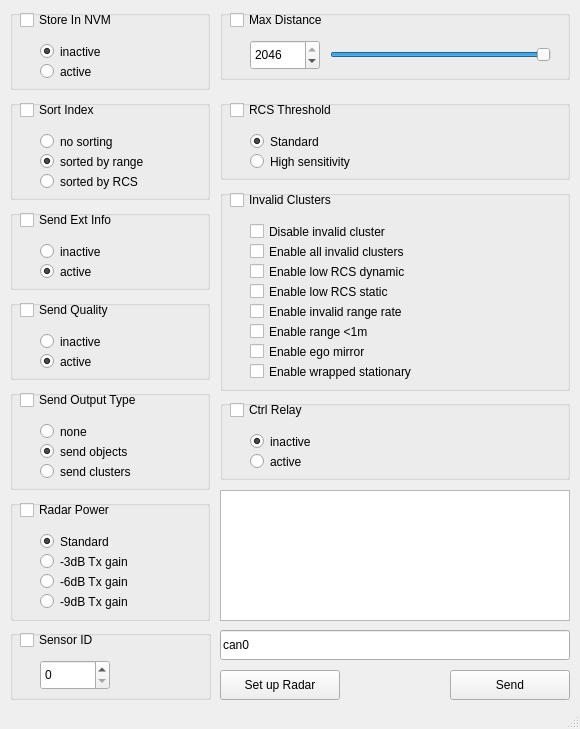
<?xml version="1.0" encoding="UTF-8"?>
<ui version="4.0">
 <class>MainWindow</class>
 <widget class="QMainWindow" name="MainWindow">
  <property name="geometry">
   <rect>
    <x>0</x>
    <y>0</y>
    <width>580</width>
    <height>729</height>
   </rect>
  </property>
  <property name="windowTitle">
   <string>Set ARS408 message #200</string>
  </property>
  <widget class="QWidget" name="centralwidget">
   <widget class="QGroupBox" name="outputType_groupBox">
    <property name="geometry">
     <rect>
      <x>10</x>
      <y>390</y>
      <width>200</width>
      <height>100</height>
     </rect>
    </property>
    <property name="title">
     <string/>
    </property>
    <property name="flat">
     <bool>false</bool>
    </property>
    <widget class="QRadioButton" name="outputType_radioBtn2">
     <property name="geometry">
      <rect>
       <x>30</x>
       <y>50</y>
       <width>150</width>
       <height>23</height>
      </rect>
     </property>
     <property name="text">
      <string>send objects</string>
     </property>
     <property name="checked">
      <bool>true</bool>
     </property>
    </widget>
    <widget class="QRadioButton" name="outputType_radioBtn3">
     <property name="geometry">
      <rect>
       <x>30</x>
       <y>70</y>
       <width>150</width>
       <height>23</height>
      </rect>
     </property>
     <property name="text">
      <string>send clusters</string>
     </property>
    </widget>
    <widget class="QRadioButton" name="outputType_radioBtn1">
     <property name="geometry">
      <rect>
       <x>30</x>
       <y>30</y>
       <width>150</width>
       <height>23</height>
      </rect>
     </property>
     <property name="text">
      <string>none</string>
     </property>
     <property name="checked">
      <bool>false</bool>
     </property>
    </widget>
    <widget class="QCheckBox" name="checkBox_4">
     <property name="geometry">
      <rect>
       <x>10</x>
       <y>0</y>
       <width>150</width>
       <height>20</height>
      </rect>
     </property>
     <property name="text">
      <string>Send Output Type</string>
     </property>
    </widget>
   </widget>
   <widget class="QGroupBox" name="distance_groupBox">
    <property name="geometry">
     <rect>
      <x>220</x>
      <y>10</y>
      <width>350</width>
      <height>70</height>
     </rect>
    </property>
    <property name="title">
     <string/>
    </property>
    <widget class="QCheckBox" name="checkBox_7">
     <property name="geometry">
      <rect>
       <x>10</x>
       <y>0</y>
       <width>150</width>
       <height>20</height>
      </rect>
     </property>
     <property name="text">
      <string>Max Distance</string>
     </property>
    </widget>
    <widget class="QSpinBox" name="distance_spinBox">
     <property name="geometry">
      <rect>
       <x>30</x>
       <y>30</y>
       <width>70</width>
       <height>30</height>
      </rect>
     </property>
     <property name="minimum">
      <number>10</number>
     </property>
     <property name="maximum">
      <number>2046</number>
     </property>
     <property name="singleStep">
      <number>2</number>
     </property>
     <property name="value">
      <number>2046</number>
     </property>
    </widget>
    <widget class="QSlider" name="distance_slider">
     <property name="geometry">
      <rect>
       <x>110</x>
       <y>30</y>
       <width>221</width>
       <height>30</height>
      </rect>
     </property>
     <property name="minimum">
      <number>10</number>
     </property>
     <property name="maximum">
      <number>2046</number>
     </property>
     <property name="singleStep">
      <number>2</number>
     </property>
     <property name="value">
      <number>2046</number>
     </property>
     <property name="orientation">
      <enum>Qt::Horizontal</enum>
     </property>
    </widget>
   </widget>
   <widget class="QGroupBox" name="sensorID_groupBox">
    <property name="geometry">
     <rect>
      <x>10</x>
      <y>630</y>
      <width>201</width>
      <height>70</height>
     </rect>
    </property>
    <property name="title">
     <string/>
    </property>
    <widget class="QCheckBox" name="checkBox_6">
     <property name="geometry">
      <rect>
       <x>10</x>
       <y>0</y>
       <width>150</width>
       <height>20</height>
      </rect>
     </property>
     <property name="text">
      <string>Sensor ID</string>
     </property>
    </widget>
    <widget class="QSpinBox" name="sensorID_spinBox">
     <property name="geometry">
      <rect>
       <x>30</x>
       <y>30</y>
       <width>70</width>
       <height>30</height>
      </rect>
     </property>
     <property name="minimum">
      <number>0</number>
     </property>
     <property name="maximum">
      <number>7</number>
     </property>
     <property name="singleStep">
      <number>1</number>
     </property>
     <property name="value">
      <number>0</number>
     </property>
    </widget>
   </widget>
   <widget class="QGroupBox" name="storeNVM_groupBox">
    <property name="geometry">
     <rect>
      <x>10</x>
      <y>10</y>
      <width>200</width>
      <height>80</height>
     </rect>
    </property>
    <property name="title">
     <string/>
    </property>
    <widget class="QCheckBox" name="checkBox_0">
     <property name="geometry">
      <rect>
       <x>10</x>
       <y>0</y>
       <width>150</width>
       <height>20</height>
      </rect>
     </property>
     <property name="text">
      <string>Store In NVM</string>
     </property>
    </widget>
    <widget class="QRadioButton" name="storeNVM_radioBtn2">
     <property name="geometry">
      <rect>
       <x>30</x>
       <y>50</y>
       <width>150</width>
       <height>23</height>
      </rect>
     </property>
     <property name="text">
      <string>active</string>
     </property>
     <property name="checked">
      <bool>false</bool>
     </property>
    </widget>
    <widget class="QRadioButton" name="storeNVM_radioBtn1">
     <property name="geometry">
      <rect>
       <x>30</x>
       <y>30</y>
       <width>150</width>
       <height>23</height>
      </rect>
     </property>
     <property name="text">
      <string>inactive</string>
     </property>
     <property name="checked">
      <bool>true</bool>
     </property>
    </widget>
   </widget>
   <widget class="QGroupBox" name="quality_groupBox">
    <property name="geometry">
     <rect>
      <x>10</x>
      <y>300</y>
      <width>200</width>
      <height>80</height>
     </rect>
    </property>
    <property name="title">
     <string/>
    </property>
    <property name="flat">
     <bool>false</bool>
    </property>
    <widget class="QRadioButton" name="quality_radioBtn1">
     <property name="geometry">
      <rect>
       <x>30</x>
       <y>30</y>
       <width>150</width>
       <height>23</height>
      </rect>
     </property>
     <property name="text">
      <string>inactive</string>
     </property>
    </widget>
    <widget class="QCheckBox" name="checkBox_3">
     <property name="geometry">
      <rect>
       <x>10</x>
       <y>0</y>
       <width>150</width>
       <height>20</height>
      </rect>
     </property>
     <property name="text">
      <string>Send Quality</string>
     </property>
    </widget>
    <widget class="QRadioButton" name="quality_radioBtn2">
     <property name="geometry">
      <rect>
       <x>30</x>
       <y>50</y>
       <width>150</width>
       <height>23</height>
      </rect>
     </property>
     <property name="text">
      <string>active</string>
     </property>
     <property name="checked">
      <bool>true</bool>
     </property>
    </widget>
   </widget>
   <widget class="QGroupBox" name="sortIndex_groupBox">
    <property name="geometry">
     <rect>
      <x>10</x>
      <y>100</y>
      <width>200</width>
      <height>100</height>
     </rect>
    </property>
    <property name="title">
     <string/>
    </property>
    <property name="flat">
     <bool>false</bool>
    </property>
    <widget class="QRadioButton" name="sortIndex_radioBtn2">
     <property name="geometry">
      <rect>
       <x>30</x>
       <y>50</y>
       <width>150</width>
       <height>23</height>
      </rect>
     </property>
     <property name="text">
      <string>sorted by range</string>
     </property>
     <property name="checked">
      <bool>true</bool>
     </property>
    </widget>
    <widget class="QRadioButton" name="sortIndex_radioBtn3">
     <property name="geometry">
      <rect>
       <x>30</x>
       <y>70</y>
       <width>150</width>
       <height>23</height>
      </rect>
     </property>
     <property name="text">
      <string>sorted by RCS</string>
     </property>
    </widget>
    <widget class="QRadioButton" name="sortIndex_radioBtn1">
     <property name="geometry">
      <rect>
       <x>30</x>
       <y>30</y>
       <width>150</width>
       <height>23</height>
      </rect>
     </property>
     <property name="text">
      <string>no sorting</string>
     </property>
    </widget>
    <widget class="QCheckBox" name="checkBox_1">
     <property name="geometry">
      <rect>
       <x>10</x>
       <y>0</y>
       <width>150</width>
       <height>20</height>
      </rect>
     </property>
     <property name="text">
      <string>Sort Index</string>
     </property>
    </widget>
   </widget>
   <widget class="QGroupBox" name="extInfo_groupBox">
    <property name="geometry">
     <rect>
      <x>10</x>
      <y>210</y>
      <width>200</width>
      <height>80</height>
     </rect>
    </property>
    <property name="title">
     <string/>
    </property>
    <property name="flat">
     <bool>false</bool>
    </property>
    <widget class="QRadioButton" name="extInfo_radioBtn1">
     <property name="geometry">
      <rect>
       <x>30</x>
       <y>30</y>
       <width>150</width>
       <height>23</height>
      </rect>
     </property>
     <property name="text">
      <string>inactive</string>
     </property>
    </widget>
    <widget class="QRadioButton" name="extInfo_radioBtn2">
     <property name="geometry">
      <rect>
       <x>30</x>
       <y>50</y>
       <width>150</width>
       <height>23</height>
      </rect>
     </property>
     <property name="text">
      <string>active</string>
     </property>
     <property name="checked">
      <bool>true</bool>
     </property>
    </widget>
    <widget class="QCheckBox" name="checkBox_2">
     <property name="geometry">
      <rect>
       <x>10</x>
       <y>0</y>
       <width>150</width>
       <height>20</height>
      </rect>
     </property>
     <property name="text">
      <string>Send Ext Info</string>
     </property>
    </widget>
   </widget>
   <widget class="QGroupBox" name="radarPower_groupBox">
    <property name="geometry">
     <rect>
      <x>10</x>
      <y>500</y>
      <width>200</width>
      <height>121</height>
     </rect>
    </property>
    <property name="title">
     <string/>
    </property>
    <property name="flat">
     <bool>false</bool>
    </property>
    <widget class="QRadioButton" name="radarPower_radioBtn2">
     <property name="geometry">
      <rect>
       <x>30</x>
       <y>50</y>
       <width>150</width>
       <height>23</height>
      </rect>
     </property>
     <property name="text">
      <string>-3dB Tx gain</string>
     </property>
     <property name="checked">
      <bool>false</bool>
     </property>
    </widget>
    <widget class="QRadioButton" name="radarPower_radioBtn3">
     <property name="geometry">
      <rect>
       <x>30</x>
       <y>70</y>
       <width>150</width>
       <height>23</height>
      </rect>
     </property>
     <property name="text">
      <string>-6dB Tx gain</string>
     </property>
    </widget>
    <widget class="QRadioButton" name="radarPower_radioBtn1">
     <property name="geometry">
      <rect>
       <x>30</x>
       <y>30</y>
       <width>150</width>
       <height>23</height>
      </rect>
     </property>
     <property name="text">
      <string>Standard</string>
     </property>
     <property name="checked">
      <bool>true</bool>
     </property>
    </widget>
    <widget class="QCheckBox" name="checkBox_5">
     <property name="geometry">
      <rect>
       <x>10</x>
       <y>0</y>
       <width>150</width>
       <height>20</height>
      </rect>
     </property>
     <property name="text">
      <string>Radar Power</string>
     </property>
    </widget>
    <widget class="QRadioButton" name="radarPower_radioBtn4">
     <property name="geometry">
      <rect>
       <x>30</x>
       <y>90</y>
       <width>150</width>
       <height>23</height>
      </rect>
     </property>
     <property name="text">
      <string>-9dB Tx gain</string>
     </property>
    </widget>
   </widget>
   <widget class="QGroupBox" name="rcsThreshold_groupBox">
    <property name="geometry">
     <rect>
      <x>220</x>
      <y>100</y>
      <width>350</width>
      <height>80</height>
     </rect>
    </property>
    <property name="title">
     <string/>
    </property>
    <widget class="QCheckBox" name="rcsThreshold_checkBox">
     <property name="geometry">
      <rect>
       <x>10</x>
       <y>0</y>
       <width>150</width>
       <height>20</height>
      </rect>
     </property>
     <property name="text">
      <string>RCS Threshold</string>
     </property>
    </widget>
    <widget class="QRadioButton" name="rcsThreshold_radioBtn2">
     <property name="geometry">
      <rect>
       <x>30</x>
       <y>50</y>
       <width>200</width>
       <height>23</height>
      </rect>
     </property>
     <property name="text">
      <string>High sensitivity</string>
     </property>
     <property name="checked">
      <bool>false</bool>
     </property>
    </widget>
    <widget class="QRadioButton" name="rcsThreshold_radioBtn1">
     <property name="geometry">
      <rect>
       <x>30</x>
       <y>30</y>
       <width>200</width>
       <height>23</height>
      </rect>
     </property>
     <property name="text">
      <string>Standard</string>
     </property>
     <property name="checked">
      <bool>true</bool>
     </property>
    </widget>
   </widget>
   <widget class="QGroupBox" name="invalidClusters_groupBox">
    <property name="geometry">
     <rect>
      <x>220</x>
      <y>190</y>
      <width>350</width>
      <height>201</height>
     </rect>
    </property>
    <property name="title">
     <string/>
    </property>
    <widget class="QCheckBox" name="invalidClusters_checkBox">
     <property name="geometry">
      <rect>
       <x>10</x>
       <y>0</y>
       <width>150</width>
       <height>20</height>
      </rect>
     </property>
     <property name="text">
      <string>Invalid Clusters</string>
     </property>
    </widget>
    <widget class="QCheckBox" name="invalidClusters_checkBox0">
     <property name="geometry">
      <rect>
       <x>30</x>
       <y>30</y>
       <width>240</width>
       <height>23</height>
      </rect>
     </property>
     <property name="text">
      <string>Disable invalid cluster</string>
     </property>
    </widget>
    <widget class="QCheckBox" name="invalidClusters_checkBox1">
     <property name="geometry">
      <rect>
       <x>30</x>
       <y>50</y>
       <width>240</width>
       <height>23</height>
      </rect>
     </property>
     <property name="text">
      <string>Enable all invalid clusters</string>
     </property>
    </widget>
    <widget class="QCheckBox" name="invalidClusters_checkBox2">
     <property name="geometry">
      <rect>
       <x>30</x>
       <y>70</y>
       <width>240</width>
       <height>23</height>
      </rect>
     </property>
     <property name="text">
      <string>Enable low RCS dynamic</string>
     </property>
    </widget>
    <widget class="QCheckBox" name="invalidClusters_checkBox3">
     <property name="geometry">
      <rect>
       <x>30</x>
       <y>90</y>
       <width>240</width>
       <height>23</height>
      </rect>
     </property>
     <property name="text">
      <string>Enable low RCS static</string>
     </property>
    </widget>
    <widget class="QCheckBox" name="invalidClusters_checkBox4">
     <property name="geometry">
      <rect>
       <x>30</x>
       <y>110</y>
       <width>240</width>
       <height>23</height>
      </rect>
     </property>
     <property name="text">
      <string>Enable invalid range rate</string>
     </property>
    </widget>
    <widget class="QCheckBox" name="invalidClusters_checkBox5">
     <property name="geometry">
      <rect>
       <x>30</x>
       <y>130</y>
       <width>240</width>
       <height>23</height>
      </rect>
     </property>
     <property name="text">
      <string>Enable range &lt;1m</string>
     </property>
    </widget>
    <widget class="QCheckBox" name="invalidClusters_checkBox7">
     <property name="geometry">
      <rect>
       <x>30</x>
       <y>170</y>
       <width>240</width>
       <height>23</height>
      </rect>
     </property>
     <property name="text">
      <string>Enable wrapped stationary</string>
     </property>
    </widget>
    <widget class="QCheckBox" name="invalidClusters_checkBox6">
     <property name="geometry">
      <rect>
       <x>30</x>
       <y>150</y>
       <width>240</width>
       <height>23</height>
      </rect>
     </property>
     <property name="text">
      <string>Enable ego mirror</string>
     </property>
    </widget>
   </widget>
   <widget class="QPushButton" name="sendButton">
    <property name="geometry">
     <rect>
      <x>450</x>
      <y>670</y>
      <width>120</width>
      <height>30</height>
     </rect>
    </property>
    <property name="text">
     <string>Send</string>
    </property>
   </widget>
   <widget class="QLineEdit" name="canName_lineEdit">
    <property name="geometry">
     <rect>
      <x>220</x>
      <y>630</y>
      <width>350</width>
      <height>30</height>
     </rect>
    </property>
    <property name="text">
     <string>can0</string>
    </property>
    <property name="placeholderText">
     <string>Can Name</string>
    </property>
   </widget>
   <widget class="QTextEdit" name="textEdit">
    <property name="geometry">
     <rect>
      <x>220</x>
      <y>490</y>
      <width>350</width>
      <height>131</height>
     </rect>
    </property>
    <property name="readOnly">
     <bool>true</bool>
    </property>
    <property name="html">
     <string>&lt;!DOCTYPE HTML PUBLIC &quot;-//W3C//DTD HTML 4.0//EN&quot; &quot;http://www.w3.org/TR/REC-html40/strict.dtd&quot;&gt;
&lt;html&gt;&lt;head&gt;&lt;meta name=&quot;qrichtext&quot; content=&quot;1&quot; /&gt;&lt;style type=&quot;text/css&quot;&gt;
p, li { white-space: pre-wrap; }
&lt;/style&gt;&lt;/head&gt;&lt;body style=&quot; font-family:'Ubuntu'; font-size:11pt; font-weight:400; font-style:normal;&quot;&gt;
&lt;p style=&quot;-qt-paragraph-type:empty; margin-top:0px; margin-bottom:0px; margin-left:0px; margin-right:0px; -qt-block-indent:0; text-indent:0px;&quot;&gt;&lt;br /&gt;&lt;/p&gt;&lt;/body&gt;&lt;/html&gt;</string>
    </property>
    <property name="placeholderText">
     <string/>
    </property>
   </widget>
   <widget class="QGroupBox" name="rcsThreshold_groupBox_2">
    <property name="geometry">
     <rect>
      <x>220</x>
      <y>400</y>
      <width>350</width>
      <height>80</height>
     </rect>
    </property>
    <property name="title">
     <string/>
    </property>
    <widget class="QCheckBox" name="ctrlRelay_checkBox">
     <property name="geometry">
      <rect>
       <x>10</x>
       <y>0</y>
       <width>150</width>
       <height>20</height>
      </rect>
     </property>
     <property name="text">
      <string>Ctrl Relay</string>
     </property>
    </widget>
    <widget class="QRadioButton" name="ctrlRelay_radioBtn2">
     <property name="geometry">
      <rect>
       <x>30</x>
       <y>50</y>
       <width>200</width>
       <height>23</height>
      </rect>
     </property>
     <property name="text">
      <string>active</string>
     </property>
     <property name="checked">
      <bool>false</bool>
     </property>
    </widget>
    <widget class="QRadioButton" name="ctrlRelay_radioBtn1">
     <property name="geometry">
      <rect>
       <x>30</x>
       <y>30</y>
       <width>200</width>
       <height>23</height>
      </rect>
     </property>
     <property name="text">
      <string>inactive</string>
     </property>
     <property name="checked">
      <bool>true</bool>
     </property>
    </widget>
   </widget>
   <widget class="QPushButton" name="setButton">
    <property name="geometry">
     <rect>
      <x>220</x>
      <y>670</y>
      <width>120</width>
      <height>30</height>
     </rect>
    </property>
    <property name="text">
     <string>Set up Radar</string>
    </property>
   </widget>
  </widget>
  <widget class="QStatusBar" name="statusBar"/>
 </widget>
 <resources/>
 <connections/>
</ui>
